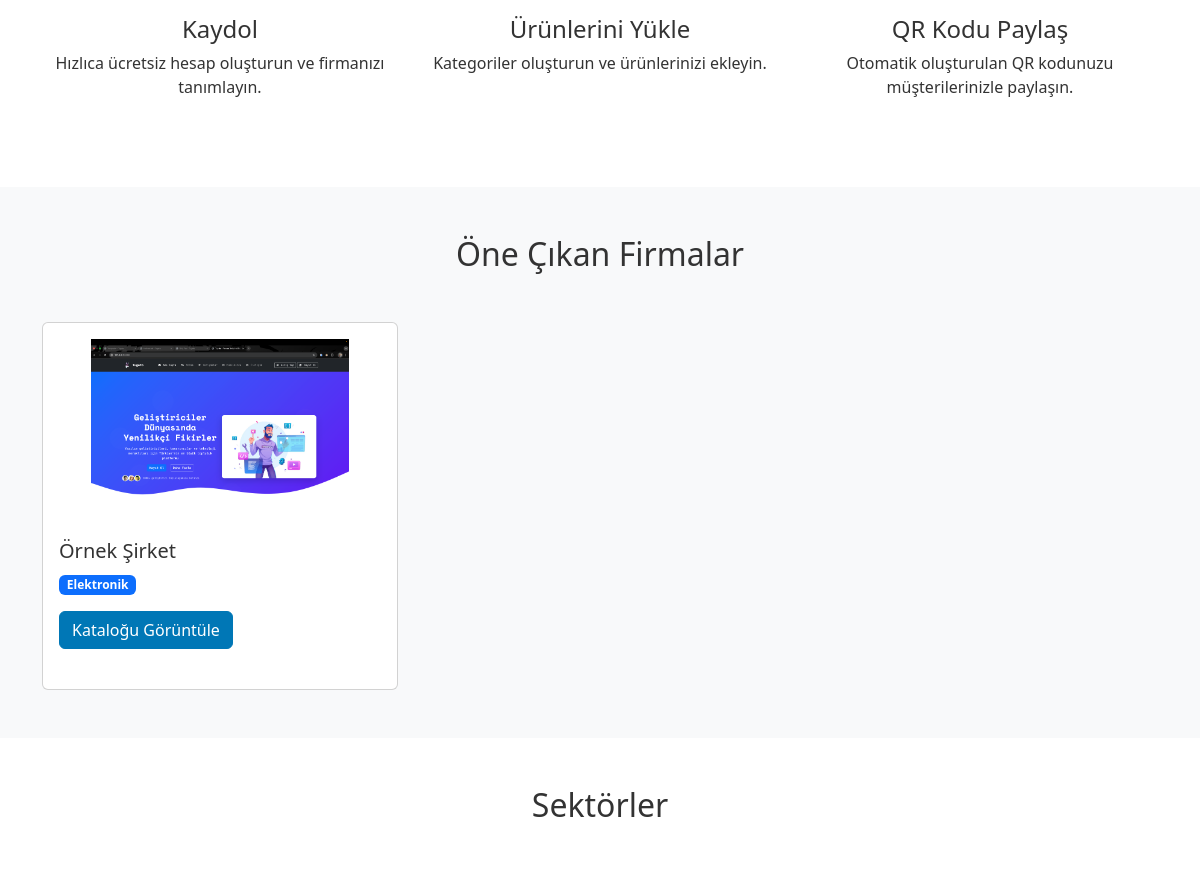
The app's page / (middle part), older data.
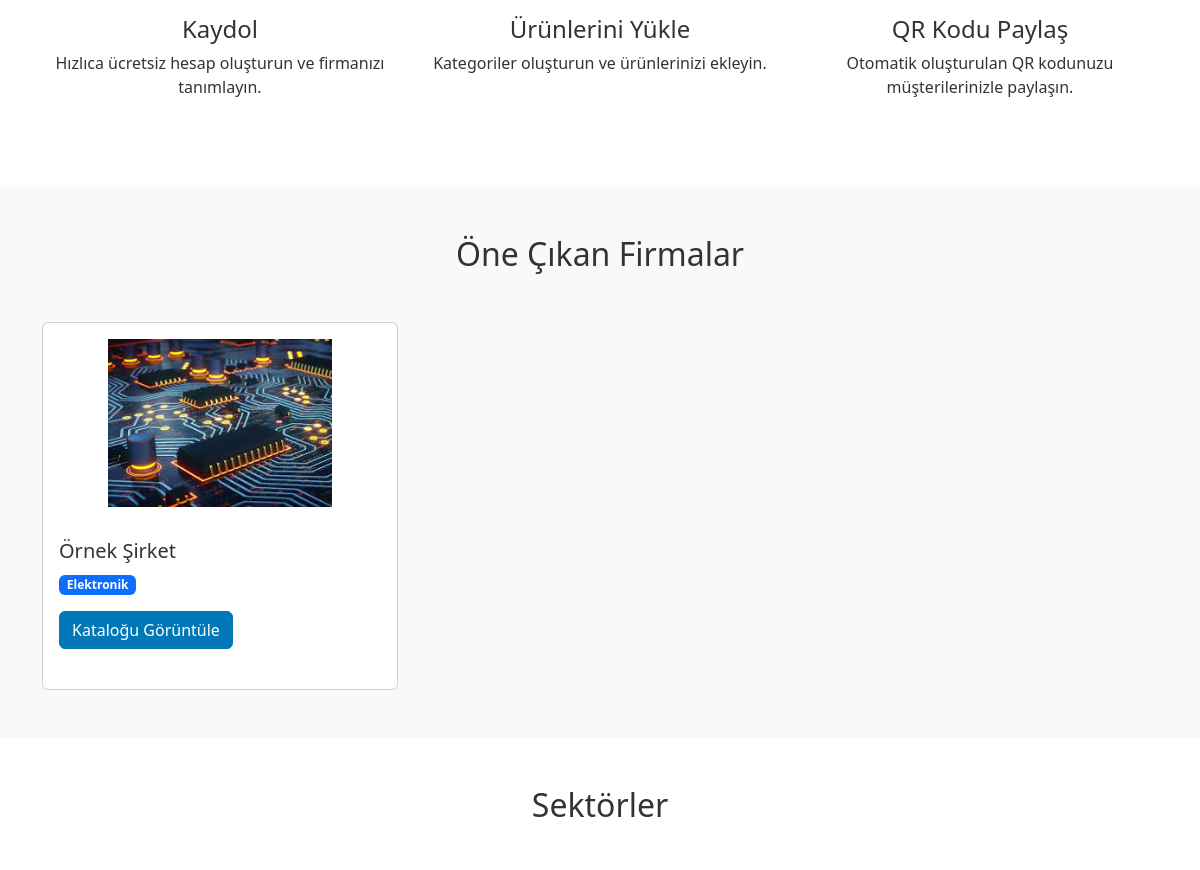
The same page, newer data.
### catalog/models.py (models this page shows, shortened)
class Company(models.Model):
    user = models.OneToOneField(User, on_delete=models.CASCADE, related_name="company", verbose_name="Kullanıcı")
    name = models.CharField(max_length=200, verbose_name="Firma Adı")
    sector = models.ForeignKey(Sector, on_delete=models.SET_NULL, null=True, related_name="companies", verbose_name="Sektör")
    logo = models.ImageField(upload_to="logos/", blank=True, null=True, verbose_name="Logo")
    slug = models.SlugField(unique=True, blank=True, verbose_name="Slug")
    phone = models.CharField(max_length=20, blank=True, verbose_name="Telefon")
    address = models.TextField(blank=True, verbose_name="Adres")
    description = models.TextField(blank=True, verbose_name="Açıklama")
    website = models.URLField(blank=True, verbose_name="Web Sitesi")
    primary_color = ColorField(default="#0077b6", verbose_name="Ana Renk")
    secondary_color = ColorField(default="#023e8a", verbose_name="İkincil Renk")
    text_color = ColorField(default="#000000", verbose_name="Metin Rengi")
    qr_code = models.ImageField(upload_to="qrcodes/", blank=True, null=True, verbose_name="QR Kod")
    created_at = models.DateTimeField(auto_now_add=True, verbose_name="Oluşturulma Tarihi")
    updated_at = models.DateTimeField(auto_now=True, verbose_name="Güncellenme Tarihi")
    class Meta:
        verbose_name = "Firma"
        verbose_name_plural = "Firmalar"

class Sector(models.Model):
    name = models.CharField(max_length=100, verbose_name="Sektör Adı")
    class Meta:
        verbose_name = "Sektör"
        verbose_name_plural = "Sektörler"

### catalog/views.py (the view)
# urls.py: path('', views.home_view, name='home'),
def home_view(request):
    sectors = Sector.objects.all()
    featured_companies = Company.objects.all()[:6]
    context = {
        'sectors': sectors,
        'featured_companies': featured_companies,
    }
    return render(request, 'catalog/home.html', context)

### templates/catalog/home.html (shortened to what this page needs)
{% extends 'base.html' %}
{% block content %}
<section class="py-5">
    <div class="container">
        <div class="row">
            <div class="col-md-4 text-center mb-4">
                <h4>Kaydol</h4>
                <p>Hızlıca ücretsiz hesap oluşturun ve firmanızı tanımlayın.</p>
            </div>
            <div class="col-md-4 text-center mb-4">
                <h4>Ürünlerini Yükle</h4>
                <p>Kategoriler oluşturun ve ürünlerinizi ekleyin.</p>
            </div>
            <div class="col-md-4 text-center mb-4">
                <h4>QR Kodu Paylaş</h4>
                <p>Otomatik oluşturulan QR kodunuzu müşterilerinizle paylaşın.</p>
            </div>
        </div>
    </div>
</section>
{% if featured_companies %}
<section class="py-5 bg-light">
    <div class="container">
        <h2 class="text-center mb-5">Öne Çıkan Firmalar</h2>
        <div class="row">
            {% for company in featured_companies %}
                <div class="col-md-4">
                    <div class="card h-100">
                        {% if company.logo %}
                            <img src="{{ company.logo.url }}" class="card-img-top p-3" alt="{{ company.name }}" style="height: 200px; object-fit: contain;">
                        {% else %}
                            <div class="card-img-top bg-light d-flex justify-content-center align-items-center" style="height: 200px;">
                                <i class="fas fa-building fa-4x text-muted"></i>
                            </div>
                        {% endif %}
                        <div class="card-body">
                            <h5 class="card-title">{{ company.name }}</h5>
                            <p class="card-text">
                                {% if company.sector %}
                                    <span class="badge bg-primary">{{ company.sector.name }}</span>
                                {% endif %}
                            </p>
                            <a href="{% url 'catalog:company_catalog' company.slug %}" class="btn btn-primary">Kataloğu Görüntüle</a>
                        </div>
                    </div>
                </div>
            {% endfor %}
        </div>
    </div>
</section>
{% endif %}
{% if sectors %}
<section class="py-5">
    <div class="container">
        <h2 class="text-center mb-5">Sektörler</h2>
    </div>
</section>
{% endif %}
{% endblock %}

Row changes from the older to the newer data that the page shows:
changed Company "Örnek Şirket": logo: a different picture
